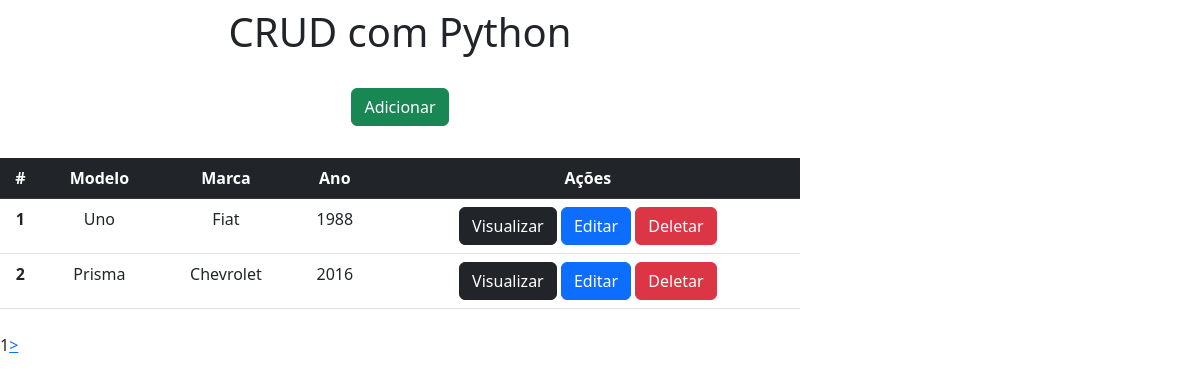
/, run on an earlier commit of the app's database.
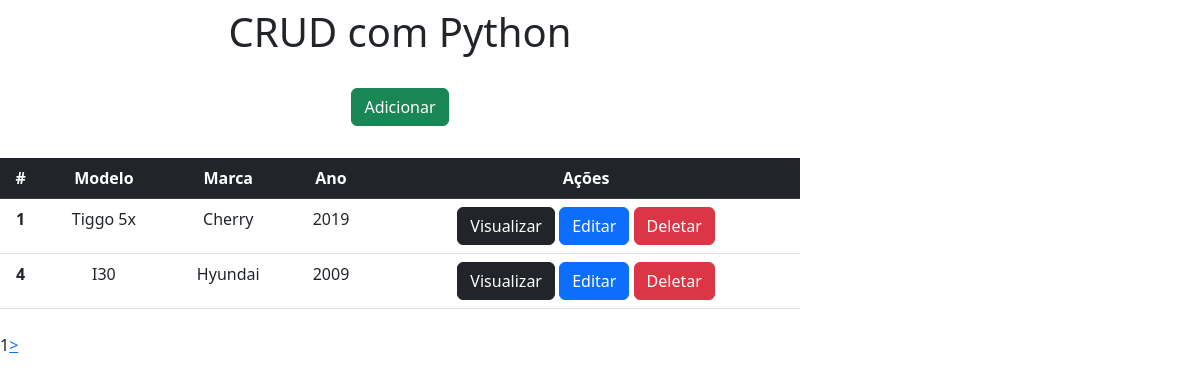
And on a later commit of the database.
### app/models.py (models this page shows)
class Carros(models.Model):
    modelo = models.CharField(max_length=150)
    marca = models.CharField(max_length=100)
    ano = models.IntegerField()

### app/views.py (the view)
# urls.py: 2. Add a URL to urlpatterns:  path('', views.home, name='home')
def home(request):                      # Define a função Home que ao ser chamada
    data = {}
    all = Carros.objects.all()
    paginator = Paginator(all, 2)
    pages = request.GET.get('page')
    data['db'] =  paginator.get_page(pages)
    return render(request, 'index.html', data)

### app/templates/index.html (shortened to what this page needs)
<!DOCTYPE html>
<html lang="pt-br">
<head>
    <link href="https://cdn.jsdelivr.net/npm/bootstrap@5.3.0-alpha1/dist/css/bootstrap.min.css" rel="stylesheet">
</head>
<body>
    <div class="col-8 m-alto pt-2 pb-2 text-center">
        <h1>CRUD com Python</h1>
    </div>
    <div class="col-8 m-alto pt-3 pb-2 text-center">
      <a href="/form" class="btn btn-success">Adicionar</a>
    </div>
    <div class="col-8 m-alto pt-4 pb-2 text-center">
        <table class="table">
            <thead class="table-dark">
              <tr>
                <th scope="col">#</th>
                <th scope="col">Modelo</th>
                <th scope="col">Marca</th>
                <th scope="col">Ano</th>
                <th scope="col">Ações</th>
              </tr>
            </thead>
            <tbody>
              {% for dbs in db %}
              <tr>
                <th>{{dbs.id}}</th>
                <td>{{dbs.modelo}}</td>
                <td>{{dbs.marca}}</td>
                <td>{{dbs.ano}}</td>
                <td>
                  <a href="/view/{{dbs.id}}" class="btn btn-dark">Visualizar</a>
                  <a href="/edit/{{dbs.id}}" class="btn btn-primary">Editar</a>
                  <a href="/delete/{{dbs.id}}" class="btn btn-danger btnDel">Deletar</a>
                </td>
              </tr>
              {% endfor %}
            </tbody>
        </table>
    </div>
    <div class="pagination">
      {{db.number}}
      {% if db.has_next %}
      <a href="?page={{db.next_page_number}}"> > </a>
      {% endif %}
    </div>
    {% load static %}
</body>
</html>

What changed in the data, as far as the page shows it:
removed Carros: id "2", modelo "Prisma", marca "Chevrolet", ano "2016"
changed Carros id 1: modelo "Uno" → "Tiggo 5x"; marca "Fiat" → "Cherry"; ano "1988" → "2019"
now on this page (row edited): Carros: id "4", modelo "I30", marca "Hyundai", ano "2009"
